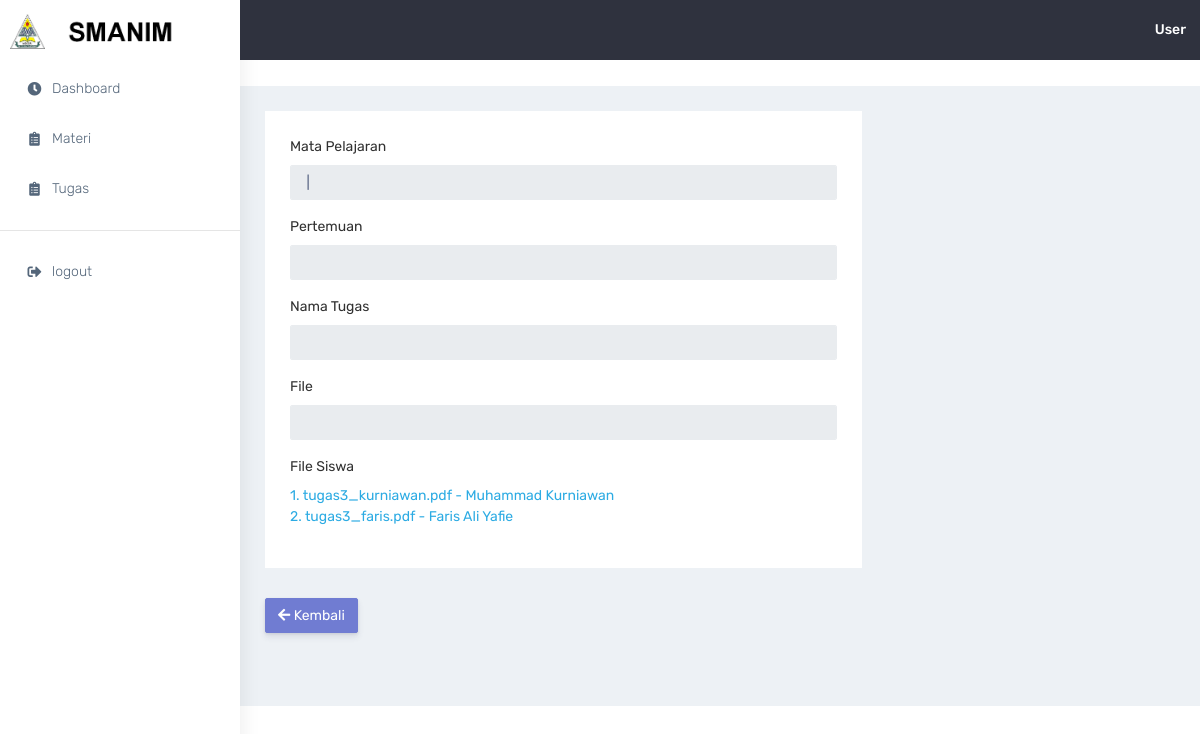
Before: /guru/detail-tugas.php?kode=23 (signed in) with the older database file.
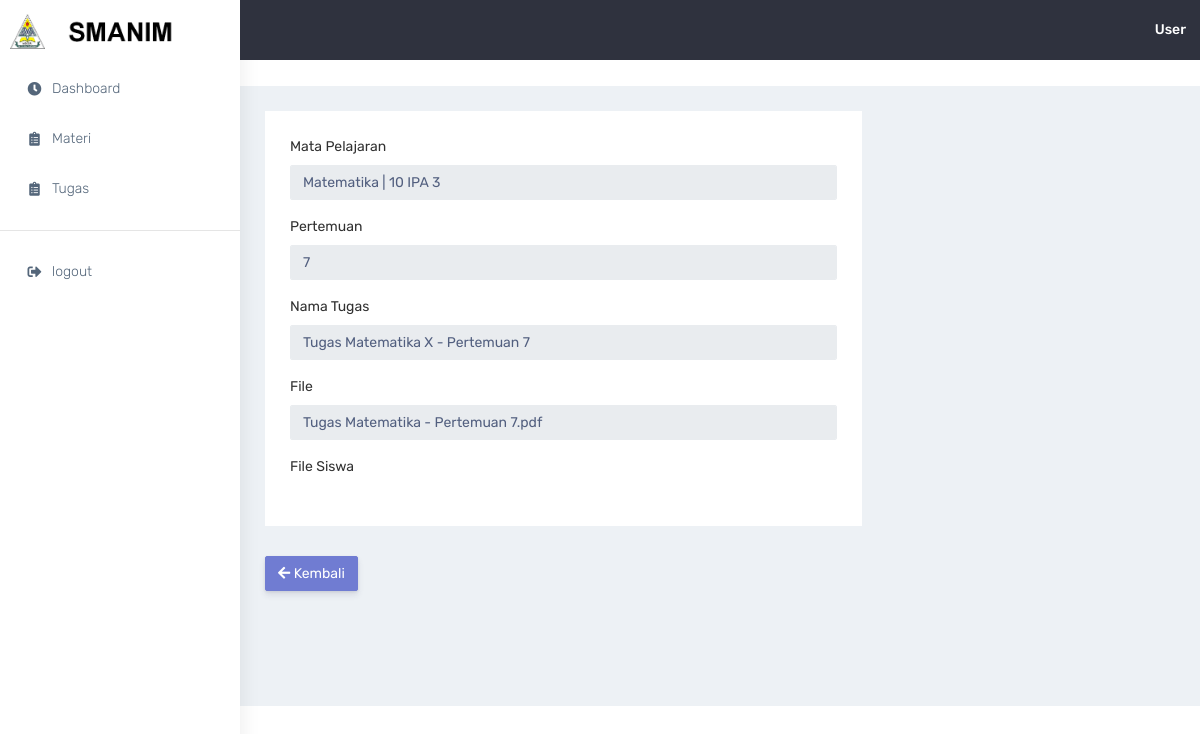
After: the same page with the newer database file.
### tables this page shows
CREATE TABLE `tbl_tugas` (
  `id_tugas` int(11) NOT NULL,
  `id_user` int(11) NOT NULL,
  `id_mapel` int(11) NOT NULL,
  `pertemuan` char(2) NOT NULL,
  `tugas` varchar(100) NOT NULL,
  `tgl_up` date NOT NULL
);

CREATE TABLE `tbl_user` (
  `id_user` int(11) NOT NULL,
  `id_kelas` int(11) DEFAULT NULL,
  `nama` varchar(100) NOT NULL,
  `jenkel` enum('L','P') NOT NULL,
  `tgl_lahir` date NOT NULL,
  `telp` varchar(13) NOT NULL,
  `username` varchar(100) NOT NULL,
  `password` varchar(100) NOT NULL,
  `akses` enum('usr','gur','adm') NOT NULL
);

CREATE TABLE `tbl_file` (
  `id_file` int(11) NOT NULL,
  `id_mapel` int(11) NOT NULL,
  `pertemuan` char(2) NOT NULL,
  `nama` varchar(100) NOT NULL,
  `tipe` enum('mod','tgs') NOT NULL,
  `file` varchar(255) NOT NULL,
  `tgl_tambah` date DEFAULT NULL,
  `tgl_ubah` date DEFAULT NULL
);

CREATE TABLE `tbl_mapel` (
  `id_mapel` int(11) NOT NULL,
  `id_user` int(11) NOT NULL,
  `id_kelas` int(11) NOT NULL,
  `mapel` varchar(100) NOT NULL
);

CREATE TABLE `tbl_kelas` (
  `id_kelas` int(11) NOT NULL,
  `tingkat` char(2) NOT NULL,
  `jurusan` enum('ipa','ips') NOT NULL,
  `kelas` char(2) NOT NULL
);

### guru/detail-tugas.php (the view, shortened to what this page needs)
<?php require_once('navbar.php');
if(isset($_GET['kode'])){
  $kode = $_GET['kode'];
  $sql = mysqli_query($con, "SELECT * FROM tbl_file a INNER JOIN tbl_mapel b ON b.id_mapel = a.id_mapel INNER JOIN tbl_kelas c ON c.id_kelas = b.id_kelas WHERE a.id_file = $kode");
  $data = mysqli_fetch_array($sql);
}
?>
            <div class="container-fluid">
                <div class="row">
                    <div class="col-md-8">
                        <div class="white-box">
                          <form method="post" enctype="multipart/form-data">
                            <div class="form-group">
                              <label for="exampleInputEmail1">Mata Pelajaran</label>
                              <input type="text" name="mapel" class="form-control" id="exampleInputEmail1" aria-describedby="emailHelp" value="<?php echo $data['mapel']." | ".$data['tingkat']." ".strtoupper($data['jurusan'])." ".$data['kelas'] ?>" disabled>
                            </div>
                            <div class="form-group">
                              <label for="exampleInputEmail1">Pertemuan</label>
                              <input type="text" name="pert" class="form-control" id="exampleInputEmail1" aria-describedby="emailHelp" value="<?= $data['pertemuan'] ?>" disabled>
                            </div>
                            <div class="form-group">
                              <label for="exampleInputEmail1">Nama Tugas</label>
                              <input type="text" name="tugas" class="form-control" id="exampleInputEmail1" aria-describedby="emailHelp" value="<?= $data['nama'] ?>" disabled>
                            </div>
                            <div class="form-group">
                              <label for="exampleFormControlFile1">File</label>
                              <input type="text" name="tugas" class="form-control" id="exampleInputEmail1" aria-describedby="emailHelp" value="<?php echo substr($data['file'],14); ?>" disabled>
                            </div>
                            <?php
                              $no = 1;
                              $sql2 = mysqli_query($con,"SELECT a.id_mapel,a.id_tugas,a.tugas,c.nama,a.pertemuan,d.pertemuan FROM tbl_tugas a INNER JOIN tbl_mapel b ON b.id_mapel = a.id_mapel INNER JOIN tbl_user c ON c.id_user = a.id_user INNER JOIN tbl_file d ON d.id_mapel = b.id_mapel WHERE a.id_mapel = b.id_mapel AND a.pertemuan = d.pertemuan AND d.id_file=$kode"); ?>
                            <div class="form-group">
                              <label for="exampleFormControlFile1">File Siswa</label><br>
                              <?php while ($data2 = mysqli_fetch_array($sql2)) { ?>
                              <a href="download.php?kode=<?= $data2['id_tugas'] ?>"><?php echo $no.". ".substr($data2['tugas'],14)." - ".$data2['nama']; ?></a><br>
                              <?php $no++; } ?>
                            </div>
                          </div>
                        <a href="tugas.php" class="btn btn-primary">
                            <i class="fas fa-arrow-left"></i> Kembali
                        </a>
                          </div>
                    </div>
                </div>
            </div>

Changed rows visible on the page:
removed tbl_tugas: tugas "tugas3_kurniawan.pdf", id_user.nama "Muhammad Kurniawan"
no longer on this page (row unchanged): tbl_tugas: tugas "tugas3_faris.pdf", id_user.nama "Faris Ali Yafie"
now on this page (row edited): tbl_file: mapel "Matematika | 10 IPA 3", pert "7", tugas "Tugas Matematika X - Pertemuan 7", tugas "Tugas Matematika - Pertemuan 7.pdf"
Other visible differences:
form field mapel: "|" → (not shown)
